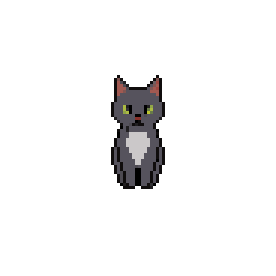
#> input picture overlay_pet/Assets/gray-cat/cute_grey_cat_rotations_8dir.gif, 92 x 92 px (shown 3 times larger)
$ python -i gray_cat.py   (imports and definitions only)
#> lines starting #> are read from the running program, lines starting #| are printed output that depends on the picture
"""Gray cat sprite — frame 0 from cute_grey_cat_rotations_8dir.gif."""

from __future__ import annotations

import os
from PIL import Image

from draw import W, H

_GIF_PATH = os.path.join(os.path.dirname(__file__), "..", "Assets", "gray-cat", "cute_grey_cat_rotations_8dir.gif")
_FRAME_INDEX = 0


def render_gray_cat() -> bytes:
    img = Image.open(_GIF_PATH)
#> img is the input picture: PIL image 92x92 P; mean R, G, B, A 5.5, 243.3, 5.4, 16.8
    img.seek(_FRAME_INDEX)
    frame = img.convert("RGBA")

    bbox = frame.getbbox()
#> bbox = (37, 25, 55, 63)
    if bbox:
        frame = frame.crop(bbox)
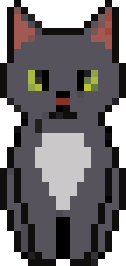
#> frame: PIL image 18x38 RGBA (shown 7 times larger); mean R, G, B, A 67.6, 110.2, 66.3, 208; transparent parts drawn white

    fw, fh = frame.size
#> fw = 18; fh = 38
    scale = min(W // fw, H // fh)
#> scale = 5
    if scale < 1:
        scale = 1
    frame = frame.resize((fw * scale, fh * scale), Image.NEAREST)
#> frame: PIL image 90x190 RGBA
    nw, nh = frame.size
#> nw = 90; nh = 190

    canvas = Image.new("RGBA", (W, H), (0, 0, 0, 0))
#> canvas: PIL image 360x200 RGBA; every value is 0
    x = W - nw
#> x = 270
    y = H - nh
#> y = 10
    canvas.paste(frame, (x, y), frame)
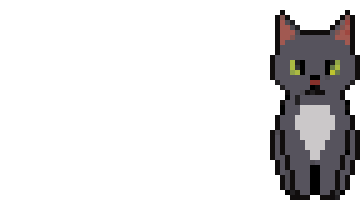
#> canvas: PIL image 360x200 RGBA; mean R, G, B, A 16, 15, 15.7, 49.4; transparent parts drawn white

    return canvas.tobytes()

>>> result = render_gray_cat()
